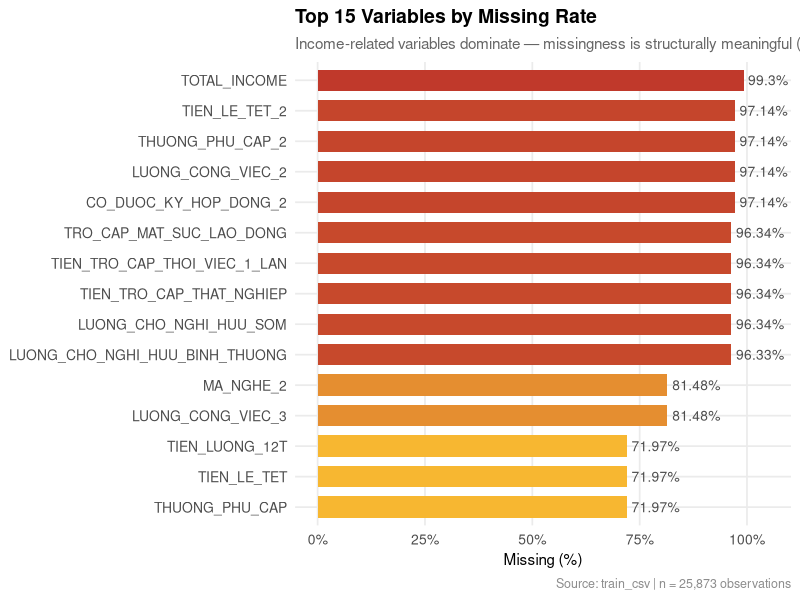
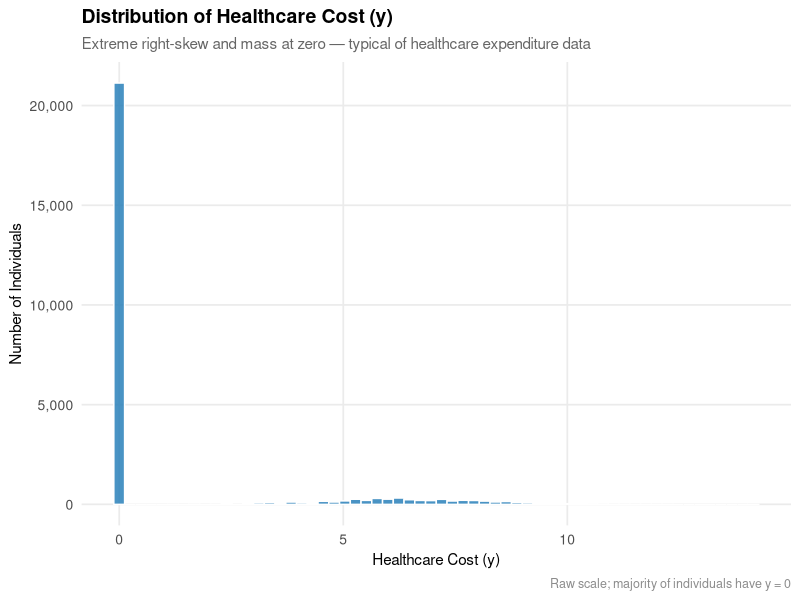
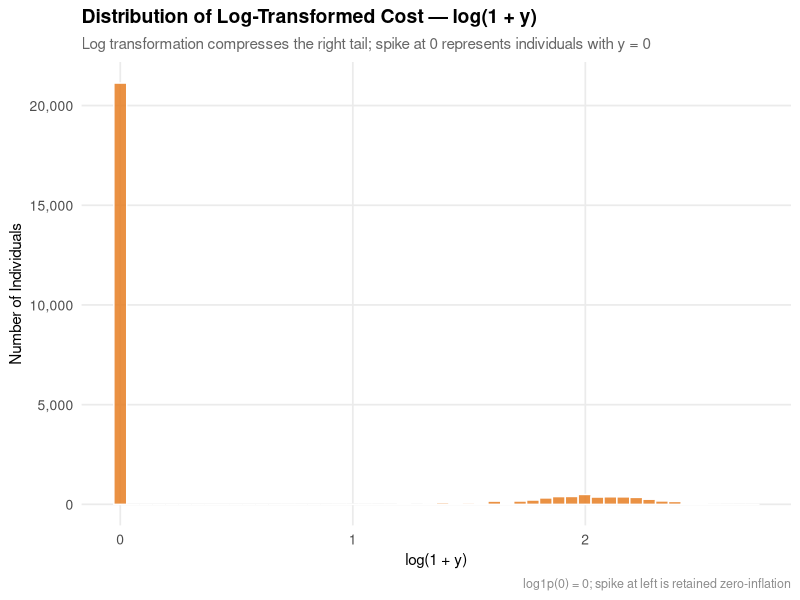
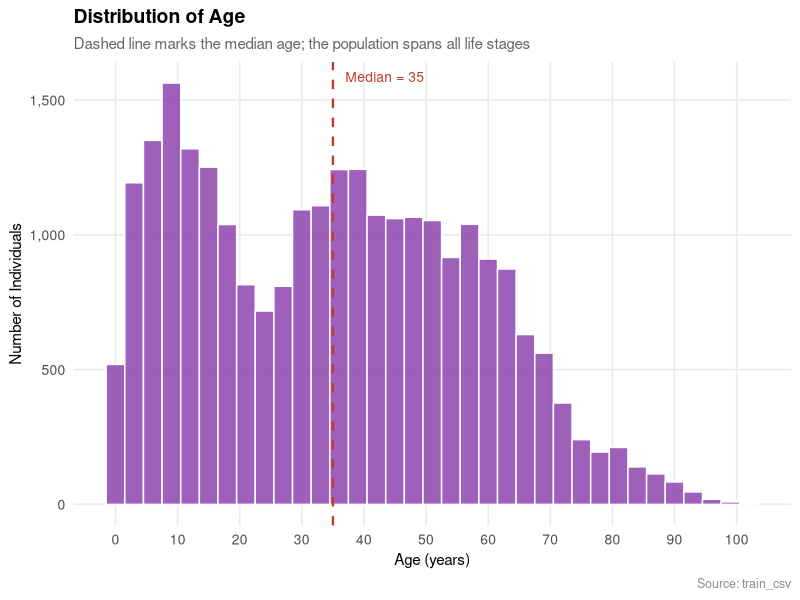
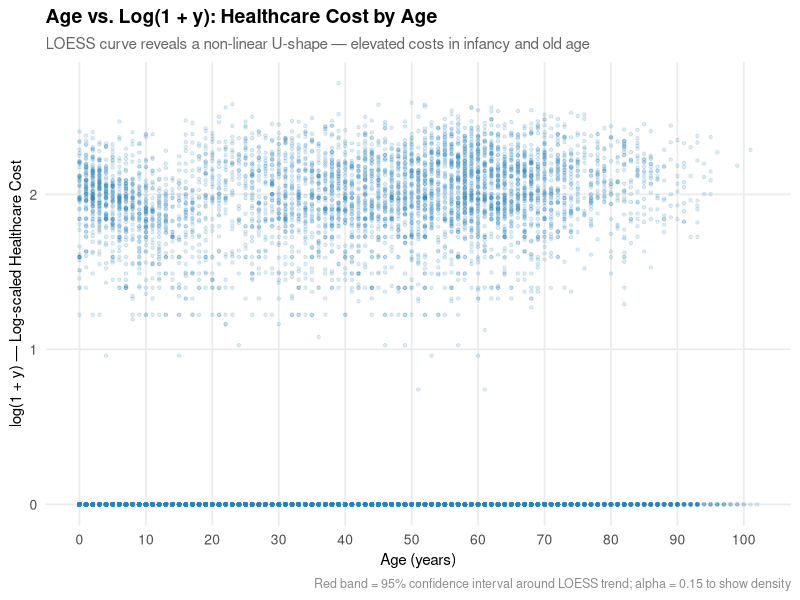
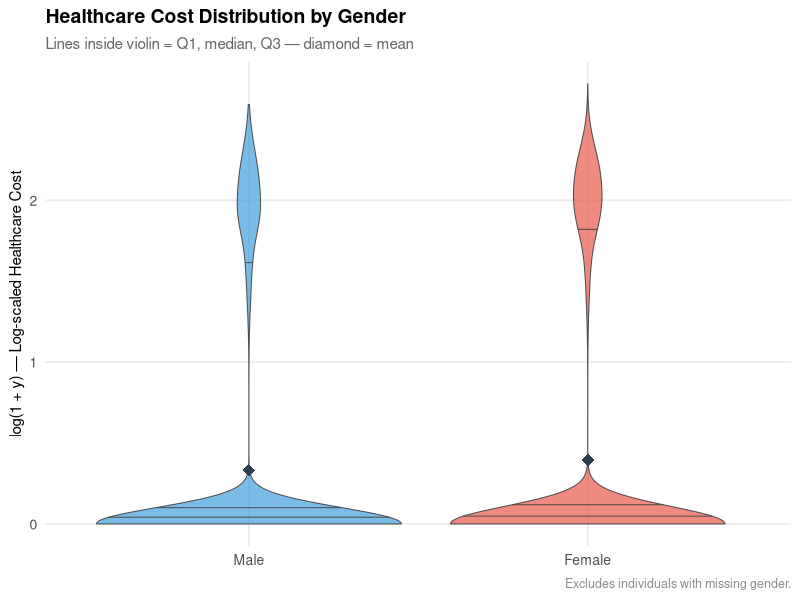
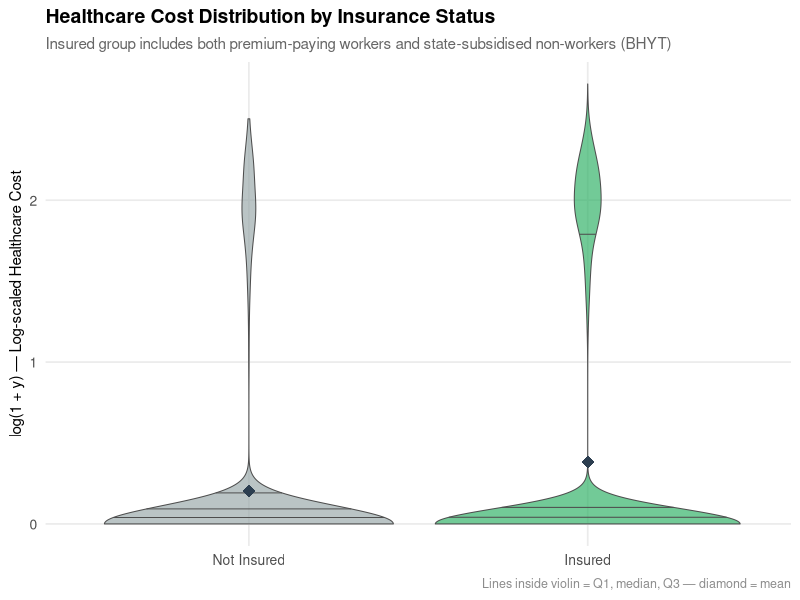
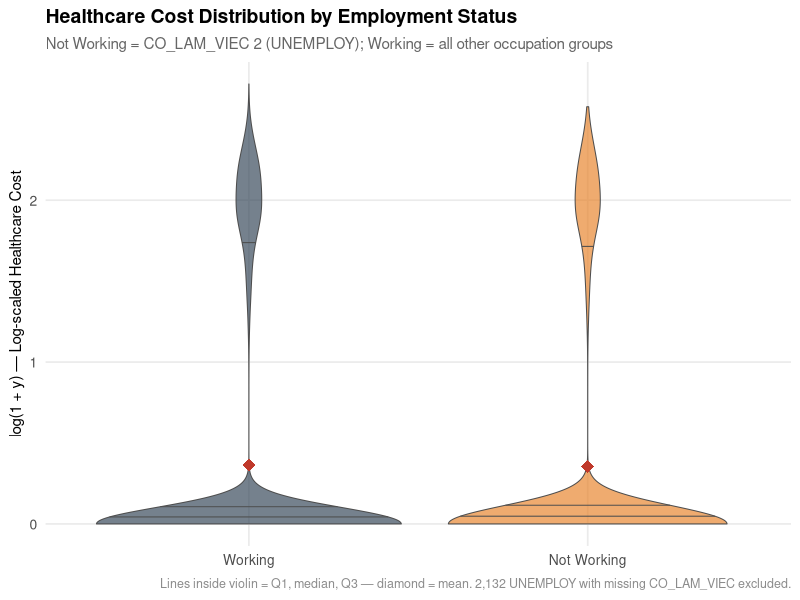

These charts were generated, in order, by the following R code:
## ---- chunk 1
knitr::opts_chunk$set(
  echo    = TRUE,
  warning = FALSE,
  message = FALSE,
  fig.width  = 9,
  fig.height = 5
)
## ---- chunk 2
library(tidyverse)
library(ggplot2)
library(scales)
library(gridExtra)
library(readxl)
library(kableExtra)

# ── Consistent EDA theme applied across all plots ─────────────────────────
theme_eda <- function() {
  theme_minimal(base_size = 13) +
    theme(
      plot.title    = element_text(face = "bold", size = 14, hjust = 0),
      plot.subtitle = element_text(size = 11, color = "grey40", hjust = 0),
      plot.caption  = element_text(size = 9,  color = "grey55", hjust = 1),
      axis.title    = element_text(size = 11),
      axis.text     = element_text(size = 10),
      panel.grid.minor = element_blank(),
      legend.position  = "none"
    )
}
## ---- chunk 3
train_csv <- read_csv("train.csv")

train_csv <- train_csv %>%
  mutate(
    # Convert monetary columns from character/mixed to numeric
    across(c(TIEN_LUONG_12T, TIEN_LE_TET, THUONG_PHU_CAP,
             LUONG_CONG_VIEC_2, LUONG_CONG_VIEC_3,
             LUONG_CHO_NGHI_HUU_BINH_THUONG, LUONG_CHO_NGHI_HUU_SOM,
             TRO_CAP_MAT_SUC_LAO_DONG, COST_NGOAITRU, COST_NOITRU,
             TIEN_TRO_CAP_THAT_NGHIEP, TIEN_TRO_CAP_THOI_VIEC_1_LAN),
           ~as.numeric(.))
  ) %>%
  mutate(
    # Total earned income (salary + bonus + allowances + secondary jobs)
    TOTAL_INCOME = TIEN_LUONG_12T + TIEN_LE_TET + THUONG_PHU_CAP +
                   LUONG_CONG_VIEC_2 + LUONG_CONG_VIEC_3,
    # Log-transform of target to handle right-skew and zero-inflation
    log_y = log1p(y)
  )

cat("Data type of TOTAL_INCOME:", class(train_csv$TOTAL_INCOME), "\n")
## ---- chunk 4
income_summary <- train_csv %>%
  summarise(
    Total_Observations = n(),
    Missing_Income     = sum(is.na(TOTAL_INCOME)),
    Zero_Income        = sum(TOTAL_INCOME == 0, na.rm = TRUE),
    Positive_Income    = sum(TOTAL_INCOME > 0,  na.rm = TRUE)
  ) %>%
  mutate(
    Percent_Missing  = round(Missing_Income  / Total_Observations * 100, 2),
    Percent_Zero     = round(Zero_Income     / Total_Observations * 100, 2),
    Percent_Positive = round(Positive_Income / Total_Observations * 100, 2)
  )

income_summary %>%
  select(Total_Observations,
         Missing_Income, Percent_Missing,
         Zero_Income,    Percent_Zero,
         Positive_Income, Percent_Positive) %>%
  knitr::kable(caption = "Table 1: Composition of TOTAL_INCOME (Missing, Zero, Positive)", align = "r")
## ---- chunk 5
missing_summary <- train_csv %>%
  summarise(across(everything(), ~sum(is.na(.)))) %>%
  pivot_longer(everything(), names_to = "Variable", values_to = "Missing_Count") %>%
  mutate(Percent = round(Missing_Count / nrow(train_csv) * 100, 2)) %>%
  arrange(desc(Missing_Count))

missing_summary %>%
  filter(Missing_Count > 0) %>%
  head(15) %>%
  knitr::kable(
    caption = "Table 2: Top 15 Variables with Highest Missing Rates",
    align = "lrr",
    col.names = c("Variable", "Missing Count", "Missing (%)"))

cat("Dataset dimensions:", paste(dim(train_csv), collapse = " × "), "\n")
cat("Total missing cells:", format(sum(is.na(train_csv)), big.mark = ","), "\n")
## ---- chunk 6
missing_summary %>%
  filter(Missing_Count > 0) %>%
  slice_head(n = 15) %>%
  mutate(Variable = fct_reorder(Variable, Percent)) %>%
  ggplot(aes(x = Variable, y = Percent, fill = Percent)) +
  geom_col(width = 0.7) +
  geom_text(aes(label = paste0(Percent, "%")),
            hjust = -0.1, size = 3.5, color = "grey30") +
  coord_flip() +
  scale_fill_gradient(low = "#f7b731", high = "#c0392b") +
  scale_y_continuous(limits = c(0, 105), labels = label_percent(scale = 1)) +
  labs(
    title    = "Top 15 Variables by Missing Rate",
    subtitle = "Income-related variables dominate — missingness is structurally meaningful (MNAR)",
    x        = NULL,
    y        = "Missing (%)",
    caption  = "Source: train_csv | n = 25,873 observations"
  ) +
  theme_eda()
## ---- chunk 7
ggplot(train_csv, aes(x = y)) +
  geom_histogram(bins = 60, fill = "#2980b9", color = "white", alpha = 0.85) +
  scale_x_continuous(labels = label_comma()) +
  scale_y_continuous(labels = label_comma()) +
  labs(
    title    = "Distribution of Healthcare Cost (y)",
    subtitle = "Extreme right-skew and mass at zero — typical of healthcare expenditure data",
    x        = "Healthcare Cost (y)",
    y        = "Number of Individuals",
    caption  = "Raw scale; majority of individuals have y = 0"
  ) +
  theme_eda()
## ---- chunk 8
ggplot(train_csv, aes(x = log_y)) +
  geom_histogram(bins = 50, fill = "#e67e22", color = "white", alpha = 0.85) +
  scale_y_continuous(labels = label_comma()) +
  labs(
    title    = "Distribution of Log-Transformed Cost — log(1 + y)",
    subtitle = "Log transformation compresses the right tail; spike at 0 represents individuals with y = 0",
    x        = "log(1 + y)",
    y        = "Number of Individuals",
    caption  = "log1p(0) = 0; spike at left is retained zero-inflation"
  ) +
  theme_eda()
## ---- chunk 9
train_csv %>%
  mutate(y_status = ifelse(y == 0, "y = 0 (No Cost)", "y > 0 (Positive Cost)")) %>%
  count(y_status) %>%
  mutate(Percent = round(n / sum(n) * 100, 2)) %>%
  knitr::kable(
    caption = "Table 3: Proportion of Zero vs Positive Healthcare Cost",
    align   = "lrr",
    col.names = c("Cost Status", "Count", "Percent (%)"))
## ---- chunk 10
ggplot(train_csv, aes(x = AGE)) +
  geom_histogram(bins = 35, fill = "#8e44ad", color = "white", alpha = 0.85) +
  scale_x_continuous(breaks = seq(0, 100, by = 10)) +
  scale_y_continuous(labels = label_comma()) +
  geom_vline(xintercept = median(train_csv$AGE, na.rm = TRUE),
             linetype = "dashed", color = "#c0392b", linewidth = 0.8) +
  annotate("text", x = median(train_csv$AGE, na.rm = TRUE) + 2,
           y = Inf, vjust = 2, hjust = 0, size = 3.5, color = "#c0392b",
           label = paste0("Median = ", round(median(train_csv$AGE, na.rm = TRUE)))) +
  labs(
    title    = "Distribution of Age",
    subtitle = "Dashed line marks the median age; the population spans all life stages",
    x        = "Age (years)",
    y        = "Number of Individuals",
    caption  = "Source: train_csv"
  ) +
  theme_eda()
## ---- chunk 11
ggplot(train_csv, aes(x = AGE, y = log_y)) +
  geom_point(alpha = 0.15, color = "#2980b9", size = 0.9) +
  geom_smooth(method = "loess", color = "#c0392b",
              linewidth = 1.2, se = TRUE, fill = "#fadbd8") +
  scale_x_continuous(breaks = seq(0, 100, by = 10)) +
  labs(
    title    = "Age vs. Log(1 + y): Healthcare Cost by Age",
    subtitle = "LOESS curve reveals a non-linear U-shape — elevated costs in infancy and old age",
    x        = "Age (years)",
    y        = "log(1 + y) — Log-scaled Healthcare Cost",
    caption  = "Red band = 95% confidence interval around LOESS trend; alpha = 0.15 to show density"
  ) +
  theme_eda()
## ---- chunk 12
# ── Convert numeric-coded categoricals to labeled factors ─────────────────
train_csv <- train_csv %>%
  mutate(
    GENDER_f = factor(GENDER,
                      levels = c(1, 2),
                      labels = c("Male", "Female")),

    INSURANCE_f = factor(CO_THE_BAO_HIEM,
                         levels = c(0, 1),
                         labels = c("Not Insured", "Insured")),

    EMPLOYED_f = factor(CO_LAM_VIEC,
                        levels = c(1, 2),
                        labels = c("Working", "Not Working")),

    MARRIED_f = factor(MARRIED_STATUS,
                       levels = c(1, 2, 3, 4, 5),
                       labels = c("Single", "Married", "Divorced", "Separated", "Widowed")),

    OCC_f = factor(ifelse(is.na(MA_NGHE_NGHIEP) | MA_NGHE_NGHIEP == "",
                          "Unknown", as.character(MA_NGHE_NGHIEP)))
  )
## ---- chunk 13
gender_data <- train_csv %>% filter(!is.na(GENDER_f))

ggplot(gender_data, aes(x = GENDER_f, y = log_y, fill = GENDER_f)) +
  geom_violin(
    trim = TRUE, alpha = 0.65,
    color = "grey30", linewidth = 0.35,
    draw_quantiles = c(0.25, 0.5, 0.75)
  ) +
  stat_summary(fun = mean, geom = "point", shape = 18,
               size = 4, color = "#2c3e50") +
  scale_fill_manual(values = c("Male" = "#3498db", "Female" = "#e74c3c")) +
  scale_y_continuous(breaks = 0:4) +
  labs(
    title    = "Healthcare Cost Distribution by Gender",
    subtitle = "Lines inside violin = Q1, median, Q3 — diamond = mean",
    x        = NULL,
    y        = "log(1 + y) — Log-scaled Healthcare Cost",
    caption  = "Excludes individuals with missing gender."
  ) +
  theme_eda()
## ---- chunk 14
train_csv %>%
  filter(!is.na(EMPLOYED_f), !is.na(INSURANCE_f)) %>%
  count(EMPLOYED_f, INSURANCE_f) %>%
  mutate(Pct = round(n / sum(n) * 100, 1)) %>%
  knitr::kable(
    caption   = "Table: Insurance Coverage by Employment Status",
    align     = "llrr",
    col.names = c("Employment", "Insurance", "Count", "% of total"))
## ---- chunk 15
ins_data <- train_csv %>% filter(!is.na(INSURANCE_f))

ggplot(ins_data, aes(x = INSURANCE_f, y = log_y, fill = INSURANCE_f)) +
  geom_violin(
    trim = TRUE, alpha = 0.65,
    color = "grey30", linewidth = 0.35,
    draw_quantiles = c(0.25, 0.5, 0.75)
  ) +
  stat_summary(fun = mean, geom = "point", shape = 18,
               size = 4, color = "#2c3e50") +
  scale_fill_manual(values = c("Not Insured" = "#95a5a6", "Insured" = "#27ae60")) +
  scale_y_continuous(breaks = 0:4) +
  labs(
    title    = "Healthcare Cost Distribution by Insurance Status",
    subtitle = "Insured group includes both premium-paying workers and state-subsidised non-workers (BHYT)",
    x        = NULL,
    y        = "log(1 + y) — Log-scaled Healthcare Cost",
    caption  = "Lines inside violin = Q1, median, Q3 — diamond = mean"
  ) +
  theme_eda()
## ---- chunk 16
emp_data <- train_csv %>% filter(!is.na(EMPLOYED_f))

ggplot(emp_data, aes(x = EMPLOYED_f, y = log_y, fill = EMPLOYED_f)) +
  geom_violin(
    trim = TRUE, alpha = 0.65,
    color = "grey30", linewidth = 0.35,
    draw_quantiles = c(0.25, 0.5, 0.75)
  ) +
  stat_summary(fun = mean, geom = "point", shape = 18,
               size = 4, color = "#c0392b") +
  scale_fill_manual(values = c("Not Working" = "#e67e22", "Working" = "#2c3e50")) +
  scale_y_continuous(breaks = 0:4) +
  labs(
    title    = "Healthcare Cost Distribution by Employment Status",
    subtitle = "Not Working = CO_LAM_VIEC 2 (UNEMPLOY); Working = all other occupation groups",
    x        = NULL,
    y        = "log(1 + y) — Log-scaled Healthcare Cost",
    caption  = "Lines inside violin = Q1, median, Q3 — diamond = mean. 2,132 UNEMPLOY with missing CO_LAM_VIEC excluded."
  ) +
  theme_eda()
## ---- chunk 17
mar_data <- train_csv %>% filter(!is.na(MARRIED_f))

ggplot(mar_data, aes(x = MARRIED_f, y = log_y, fill = MARRIED_f)) +
  geom_violin(
    trim = TRUE, alpha = 0.65,
    color = "grey30", linewidth = 0.35,
    draw_quantiles = c(0.25, 0.5, 0.75)
  ) +
  stat_summary(fun = mean, geom = "point", shape = 18,
               size = 4, color = "#2c3e50") +
  scale_fill_brewer(palette = "Set2") +
  scale_y_continuous(breaks = 0:4) +
  labs(
    title    = "Healthcare Cost Distribution by Marital Status",
    subtitle = "Widowed individuals tend to have elevated costs, likely reflecting their older age profile",
    x        = NULL,
    y        = "log(1 + y) — Log-scaled Healthcare Cost",
    caption  = "Lines inside violin = Q1, median, Q3 — diamond = mean"
  ) +
  theme_eda()
## ---- chunk 18
occ_data <- train_csv %>%
  filter(!is.na(OCC_f)) %>%
  mutate(OCC_f = fct_reorder(OCC_f, log_y, .fun = median, na.rm = TRUE))

ggplot(occ_data, aes(x = OCC_f, y = log_y, fill = OCC_f)) +
  geom_violin(
    trim = TRUE, alpha = 0.65,
    color = "grey30", linewidth = 0.3,
    draw_quantiles = c(0.25, 0.5, 0.75)
  ) +
  stat_summary(fun = median, geom = "point", shape = 18,
               size = 2.5, color = "#1a1a2e") +
  coord_flip() +
  scale_fill_viridis_d(option = "plasma", begin = 0.1, end = 0.9) +
  scale_y_continuous(breaks = 0:4) +
  labs(
    title    = "Healthcare Cost Distribution by Occupation Code",
    subtitle = "Ordered by median cost (lowest → highest); occupation reflects health-risk exposure and SES",
    x        = "Occupation Code",
    y        = "log(1 + y) — Log-scaled Healthcare Cost",
    caption  = "Violin = full distribution; sorted by median log(1+y)"
  ) +
  theme_eda() +
  theme(axis.text.y = element_text(size = 8),
        legend.position = "none")
## ---- chunk 19
summary_income <- train_csv %>%
  summarise(
    Mean_Income       = round(mean(TOTAL_INCOME,   na.rm = TRUE), 0),
    Median_Income     = round(median(TOTAL_INCOME, na.rm = TRUE), 0),
    Max_Income        = round(max(TOTAL_INCOME,    na.rm = TRUE), 0),
    Zero_Income_Rate  = round(mean(TOTAL_INCOME == 0, na.rm = TRUE) * 100, 2)
  )

summary_income %>%
  knitr::kable(
    caption = "Table 4: Summary Statistics for Total Labour Income",
    align = "r",
    col.names = c("Mean Income", "Median Income", "Max Income", "Zero Income Rate (%)"))
## ---- chunk 20
ggplot(train_csv, aes(x = TOTAL_INCOME)) +
  geom_histogram(bins = 50, fill = "#27ae60", color = "white", alpha = 0.85) +
  scale_x_continuous(labels = label_comma()) +
  scale_y_continuous(labels = label_comma()) +
  labs(
    title    = "Distribution of Total Labour Income",
    subtitle = "Among the 0.7% of individuals with positive income — strong right-skew persists",
    x        = "Total Labour Income (TOTAL_INCOME)",
    y        = "Number of Individuals",
    caption  = "Note: 99.3% of observations have missing TOTAL_INCOME and are excluded from this chart"
  ) +
  theme_eda()
## ---- chunk 21
ggplot(train_csv, aes(x = log1p(TOTAL_INCOME), y = log_y)) +
  geom_point(alpha = 0.35, color = "#2980b9", size = 1.2) +
  geom_smooth(method = "lm", color = "#c0392b",
              linewidth = 1.1, se = TRUE, fill = "#fadbd8") +
  labs(
    title    = "Log(Total Income) vs. Log(1 + y): Income–Cost Relationship",
    subtitle = "Positive association among earners — higher income linked to greater healthcare utilisation",
    x        = "log(1 + TOTAL_INCOME) — Log-scaled Labour Income",
    y        = "log(1 + y) — Log-scaled Healthcare Cost",
    caption  = "Linear fit with 95% CI shown in red; n limited to individuals with positive TOTAL_INCOME"
  ) +
  theme_eda()
## ---- chunk 22
pipeline_tbl <- data.frame(
  Stage = c("1", "2", "3", "4", "5"),
  Description = c(
    "LightGBM base models (regression + hurdle variants)",
    "XGBoost base models (regression + hurdle variants)",
    "Softmax-weighted blend of all LGB and XGB outputs",
    "Ridge regression meta-learner stacked on OOF predictions",
    "Residual correction via a shallow XGBoost on Stage 4 errors"
  ),
  `Models trained` = c("4", "5", "1 blended ensemble",
                       "1 meta-learner", "3 candidate correctors"),
  `Best OOF RMSE` = c("2.2855", "2.2778", "2.2706",
                      "2.2692", "2.2693"),
  check.names = FALSE
)

kable(pipeline_tbl, align = c("c","l","c","c"), booktabs = TRUE,
      caption = "Pipeline overview") %>%
  kable_styling(bootstrap_options = c("striped", "hover", "condensed"),
                full_width = FALSE, position = "left") %>%
  column_spec(1, bold = TRUE, width = "1.5cm") %>%
  column_spec(2, width = "9cm") %>%
  column_spec(3, width = "4cm") %>%
  column_spec(4, bold = TRUE, width = "3.5cm")
## ---- chunk 23
compare_tbl <- data.frame(
  Aspect = c("Tree growth", "Split finding", "Categorical features",
             "Missing values", "Key tuning parameters"),
  LightGBM = c(
    "Leaf-wise: always expands the leaf with the highest gain",
    "Histogram-based: continuous features are bucketed",
    "Native support; passed as integer-encoded categories",
    "Learns the optimal branch direction during training",
    "num_leaves, min_data_in_leaf, bagging_fraction, feature_fraction, lambda_l1, lambda_l2"
  ),
  XGBoost = c(
    "Depth-wise: expands all leaves at the same depth before going deeper",
    "Histogram-based (tree_method = 'hist')",
    "Native support via feature_types = 'c'",
    "Learns the optimal branch direction during training",
    "max_depth, min_child_weight, subsample, colsample_bytree, lambda, alpha, gamma"
  )
)

kable(compare_tbl, align = c("l","l","l"), booktabs = TRUE,
      col.names = c("Aspect", "LightGBM", "XGBoost"),
      caption = "Key differences between LightGBM and XGBoost") %>%
  kable_styling(bootstrap_options = c("striped","condensed"), full_width = TRUE) %>%
  column_spec(1, bold = TRUE, width = "4.5cm")
## ---- chunk 24
lgb_fold_tbl <- data.frame(
  Model      = c("lgb_tuned", "lgb_tuned2", "lgb_tuned3", "lgb_hurdle"),
  Fold1  = c(2.342128, 2.341244, 2.333742, 2.393922),
  Fold2  = c(2.283862, 2.282513, 2.288554, 2.359690),
  Fold3  = c(2.272713, 2.276316, 2.261939, 2.351681),
  Fold4  = c(2.287600, 2.290573, 2.291300, 2.375751),
  Fold5  = c(2.273407, 2.282491, 2.263095, 2.357679),
  Fold6  = c(2.328391, 2.329930, 2.318743, 2.379764),
  Fold7  = c(2.303784, 2.302809, 2.299462, 2.384093),
  Fold8  = c(2.279125, 2.285029, 2.276929, 2.365256),
  Fold9  = c(2.262505, 2.264468, 2.263080, 2.365438),
  Fold10 = c(2.269223, 2.267331, 2.256790, 2.374023),
  `OOF RMSE` = c(2.290417, 2.292404, 2.285505, 2.370762),
  check.names = FALSE
)

kable(lgb_fold_tbl, digits = 4, align = c("l", rep("c", 11)),
      booktabs = TRUE,
      caption = "LightGBM per-fold and overall OOF RMSE (10-fold stratified CV)") %>%
  kable_styling(bootstrap_options = c("striped","condensed"),
                full_width = TRUE, font_size = 11) %>%
  column_spec(1, bold = TRUE, width = "3.5cm") %>%
  column_spec(12, bold = TRUE)

lgb_blend_tbl <- data.frame(
  Method = c("LGB Blend (softmax-weighted)", "LGB Blend + Power Calibration"),
  `OOF RMSE` = c(2.281675, 2.281100),
  check.names = FALSE
)
kable(lgb_blend_tbl, digits = 6, align = c("l","c"), booktabs = TRUE,
      caption = "LightGBM ensemble OOF RMSE") %>%
  kable_styling(bootstrap_options = c("striped","condensed"),
                full_width = FALSE, position = "left") %>%
  column_spec(2, bold = TRUE, width = "3.5cm")
## ---- chunk 25
xgb_fold_tbl <- data.frame(
  Model  = c("xgb_tuned", "xgb_tuned2", "xgb_tuned3", "xgb_deep", "xgb_hurdle"),
  Fold1  = c(2.338964, 2.334449, 2.343382, 2.340620, 2.337424),
  Fold2  = c(2.287389, 2.277720, 2.295051, 2.300116, 2.297058),
  Fold3  = c(2.269065, 2.259685, 2.277618, 2.267822, 2.282326),
  Fold4  = c(2.309799, 2.298371, 2.316769, 2.294416, 2.296888),
  Fold5  = c(2.274798, 2.270528, 2.283607, 2.264273, 2.291344),
  Fold6  = c(2.323620, 2.324425, 2.334569, 2.338196, 2.317403),
  Fold7  = c(2.293821, 2.287411, 2.305580, 2.292225, 2.287160),
  Fold8  = c(2.284666, 2.280033, 2.295237, 2.289328, 2.279924),
  Fold9  = c(2.274670, 2.276088, 2.280854, 2.267825, 2.272957),
  Fold10 = c(2.296094, 2.288234, 2.289292, 2.292930, 2.271447),
  `OOF RMSE` = c(2.295390, 2.289804, 2.302301, 2.294917, 2.293481),
  check.names = FALSE
)

kable(xgb_fold_tbl, digits = 4, align = c("l", rep("c", 11)),
      booktabs = TRUE,
      caption = "XGBoost per-fold and overall OOF RMSE (10-fold stratified CV)") %>%
  kable_styling(bootstrap_options = c("striped","condensed"),
                full_width = TRUE, font_size = 11) %>%
  column_spec(1, bold = TRUE, width = "3.5cm") %>%
  column_spec(12, bold = TRUE)

xgb_blend_tbl <- data.frame(
  Method = c("XGB Blend (softmax-weighted)", "XGB Blend + Power Calibration"),
  `OOF RMSE` = c(2.277583, 2.277481),
  check.names = FALSE
)
kable(xgb_blend_tbl, digits = 6, align = c("l","c"), booktabs = TRUE,
      caption = "XGBoost ensemble OOF RMSE") %>%
  kable_styling(bootstrap_options = c("striped","condensed"),
                full_width = FALSE, position = "left") %>%
  column_spec(2, bold = TRUE, width = "3.5cm")
## ---- chunk 26
blend_val <- data.frame(
  Method     = c("Softmax blend of all 9 LGB + XGB outputs",
                 "Softmax blend + Power Calibration (applied)"),
  `OOF RMSE` = c(2.270902, 2.270563),
  check.names = FALSE
)
kable(blend_val, digits = 6, align = c("l","c"), booktabs = TRUE,
      caption = "Stage 3 — Softmax blend validation errors") %>%
  kable_styling(bootstrap_options = c("striped","condensed"),
                full_width = FALSE, position = "left") %>%
  column_spec(2, bold = TRUE, width = "3.5cm")
## ---- chunk 27
ridge_val <- data.frame(
  Configuration = c("Ridge meta-learner (set = all, λ = 0.003)",
                    "Power Calibration (not applied — no improvement)"),
  `CV RMSE`     = c(2.269132, "—"),
  `In-sample RMSE` = c(2.268166, "—"),
  check.names = FALSE
)
kable(ridge_val, align = c("l","c","c"), booktabs = TRUE,
      caption = "Stage 4 — Ridge meta-stacking validation errors") %>%
  kable_styling(bootstrap_options = c("striped","condensed"),
                full_width = FALSE, position = "left") %>%
  column_spec(2, bold = TRUE, width = "3.5cm")
## ---- chunk 28
resid_cfg <- data.frame(
  Config          = c("resid_base", "resid_mid", "resid_smooth"),
  `Max depth`     = c(3, 4, 3),
  `Learning rate` = c(0.0001, 0.025, 0.012),
  `Min child wt`  = c(60, 60, 120),
  `λ (L2)`        = c(12, 8, 18),
  `α (L1)`        = c(2, 1, 3),
  check.names = FALSE
)
kable(resid_cfg, align = c("l","c","c","c","c","c"), booktabs = TRUE,
      caption = "Residual XGBoost configurations — all are intentionally shallow and heavily regularised") %>%
  kable_styling(bootstrap_options = c("striped","condensed"),
                full_width = FALSE, position = "left") %>%
  column_spec(1, bold = TRUE)
## ---- chunk 29
v4_fold_tbl <- data.frame(
  Config  = c("resid_smooth", "resid_base", "resid_mid"),
  Fold1   = c(2.297970, 2.298276, 2.298165),
  Fold2   = c(2.250062, 2.250049, 2.250384),
  Fold3   = c(2.242448, 2.243129, 2.242759),
  Fold4   = c(2.321898, 2.321828, 2.322267),
  Fold5   = c(2.255557, 2.255491, 2.256017),
  Fold6   = c(2.289946, 2.290107, 2.290476),
  Fold7   = c(2.291757, 2.291862, 2.291897),
  Fold8   = c(2.272872, 2.272810, 2.273252),
  Fold9   = c(2.239058, 2.239110, 2.239167),
  Fold10  = c(2.229695, 2.230611, 2.230388),
  `OOF RMSE` = c(2.269319, 2.269489, 2.269489),
  check.names = FALSE
)
kable(v4_fold_tbl, digits = 4, align = c("l", rep("c", 11)),
      booktabs = TRUE,
      caption = "Stage 5 — Residual correction per-fold RMSE (with shrinkage applied)") %>%
  kable_styling(bootstrap_options = c("striped","condensed"),
                full_width = TRUE, font_size = 11) %>%
  column_spec(1, bold = TRUE) %>%
  column_spec(12, bold = TRUE) %>%
  row_spec(1, background = "#eaf4fb")

v4_summary <- data.frame(
  Stage       = c("V3 base (cross-fit RMSE, input to Stage 5)",
                  "V4 best: resid_smooth, shrinkage s = 1.04",
                  "Power Calibration (not applied — no improvement)"),
  `CV RMSE`   = c(2.269489, 2.269319, "—"),
  check.names = FALSE
)
kable(v4_summary, align = c("l","c"), booktabs = TRUE,
      caption = "Stage 5 — Residual correction final summary") %>%
  kable_styling(bootstrap_options = c("striped","condensed"),
                full_width = FALSE, position = "left") %>%
  column_spec(2, bold = TRUE, width = "3.5cm") %>%
  row_spec(2, bold = TRUE, background = "#eaf4fb")
## ---- chunk 30
summary_val <- data.frame(
  Stage      = c(
    "LGB Blend", "LGB Blend + PowerCal",
    "XGB Blend", "XGB Blend + PowerCal",
    "Stage 3: Softmax Blend (LGB + XGB + PowerCal)",
    "Stage 4: Ridge Meta-Stacking",
    "Stage 5: Residual Correction (resid_smooth, s = 1.04)"
  ),
  `OOF RMSE` = c(
    2.281675, 2.281100,
    2.277583, 2.277481,
    2.270563,
    2.269132,
    2.269319
  ),
  Note = c(
    "", "", "", "",
    "Power calibration applied",
    "Best internal OOF RMSE; CV-selected model",
    "Residual-corrected submission candidate"
  ),
  check.names = FALSE
)

kable(summary_val, digits = 6, align = c("l","c","l"), booktabs = TRUE,
      caption = "Full pipeline OOF RMSE comparison") %>%
  kable_styling(bootstrap_options = c("striped", "hover", "condensed"),
                full_width = FALSE, position = "left") %>%
  column_spec(2, bold = TRUE, width = "3cm") %>%
  row_spec(6, bold = TRUE, background = "#eaf4fb") %>%
  pack_rows("LightGBM base", 1, 2) %>%
  pack_rows("XGBoost base", 3, 4) %>%
  pack_rows("Ensemble stages", 5, 7)
